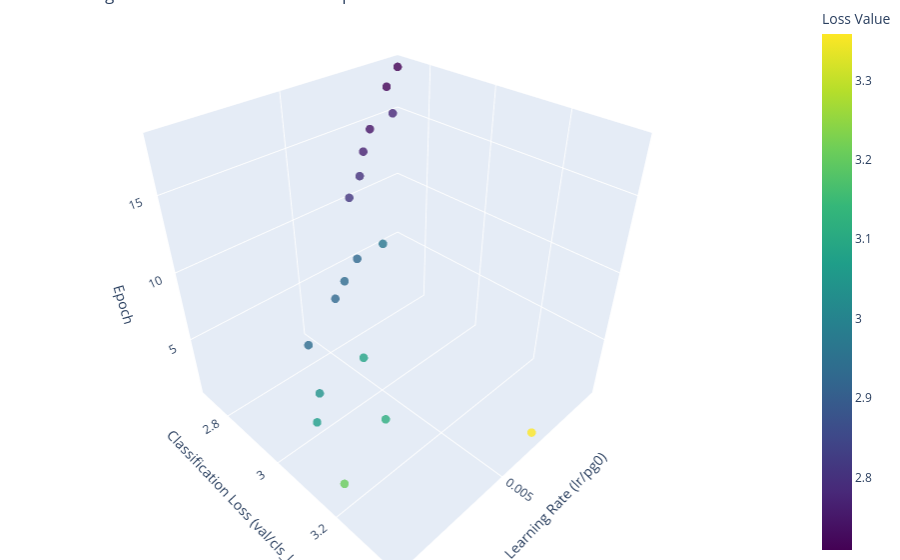

The cell this chart's notebook holds for it:
### Code cell
graph_LrLoss_3D(df)

### Figure 1 — Plotly figure (JSON) as saved in the notebook; plotly's stock layout.template omitted (floating-point values rounded to 4 significant figures)
{"data": [{"marker": {"color": [3.359, 3.117, 3.208, 3.072, 3.041, 2.937, 3.088, 2.928, 2.933, 2.929, 2.968, 2.808, 2.799, 2.766, 2.744, 2.779, 2.713, 2.709], "colorbar": {"title": {"text": "Loss Value"}}, "colorscale": [[0, "#440154"], [0.1111, "#482878"], [0.2222, "#3e4989"], [0.3333, "#31688e"], [0.4444, "#26828e"], [0.5556, "#1f9e89"], [0.6667, "#35b779"], [0.7778, "#6ece58"], [0.8889, "#b5de2b"], [1, "#fde725"]], "opacity": 0.8, "size": 5}, "mode": "markers", "type": "scatter3d", "x": [0.003317, 0.006263, 0.00882, 0.008253, 0.0078, 0.007088, 0.0067, 0.005924, 0.0056, 0.00505, 0.0045, 0.00395, 0.0034, 0.00285, 0.0023, 0.00175, 0.0012, 0.00065], "y": [3.359, 3.117, 3.208, 3.072, 3.041, 2.937, 3.088, 2.928, 2.933, 2.929, 2.968, 2.808, 2.799, 2.766, 2.744, 2.779, 2.713, 2.709], "z": [1, 2, 3, 4, 5, 6, 7, 8, 9, 10, 11, 12, 13, 14, 15, 16, 17, 18]}], "layout": {"margin": {"b": 0, "l": 0, "r": 0, "t": 0}, "scene": {"xaxis": {"title": {"text": "Learning Rate (lr/pg0)"}}, "yaxis": {"title": {"text": "Classification Loss (val/cls_loss)"}}, "zaxis": {"title": {"text": "Epoch"}}}, "title": {"text": "Learning Rate vs. Validation Loss vs. Epoch"}}}
